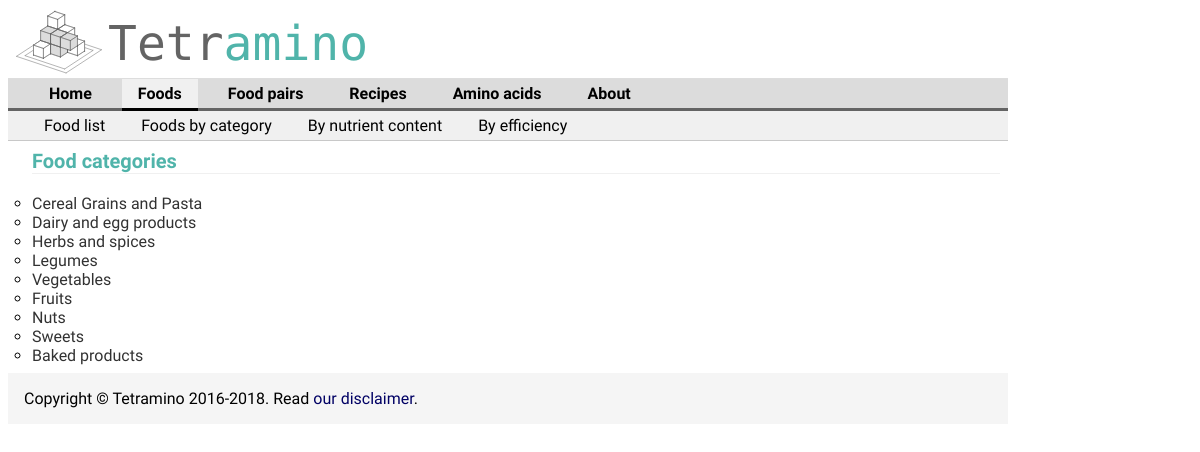
Screenshot of /food-categories/ with the database file from the repository.
### aminoApp/models.py (models this page shows, shortened)
class FoodCategory(models.Model):
    cat_dbid = models.IntegerField(null=True)
    name = models.CharField(max_length=200)
    address_name = models.CharField(max_length=80,null=True)
    description = models.TextField(null=True, blank=True)

### aminoApp/views.py (the view)
# urls.py: url(r'^food-categories/', views.listFoodCategories, name='foodCats'),
def listFoodCategories(request):
    foodCats = FoodCategory.objects.all()
    context = {'foodCats': foodCats}
    return render(request, 'aminoApp/listFoodCategories.html', context)

### aminoApp/templates/aminoApp/listFoodCategories.html (shortened to what this page needs)
{% extends "aminoApp/baseFoods.html" %}
{% block content %}
<h1>
   Food categories
</h1>
{% if foodCats %}
    <ul>
    {% for cat in foodCats %}
        <li><a href="/food-category_{{cat.address_name}}/">{{ cat.name }}</a></li>
    {% endfor %}
    </ul>
{% else %}
    <p>No categories are available.</p>
{% endif %}
{% endblock %}

### aminoApp/static/aminoApp/yellowBungeeStyle.css (style rules this page uses)
ul { list-style-type: circle; padding: 0; margin: 0; }
#content ul { list-style-type: circle; padding: 0; margin: 0; }
body { font-family: "Raleway", serif; }
a:link { text-decoration: none; color: rgb(0,0,100); }
li a:link { color: rgb(50,50,50); }
h1 { margin-bottom: 1em; margin-top: 0; margin-left: 0em; font-family: 'Raleway', serif; font-size: 20px; text-align: left; color: rgb(80,180,170); border-bottom: solid 1px rgb(240,240,240); }

### rows the page displays
FoodCategory: name "Cereal Grains and Pasta"
FoodCategory: name "Dairy and egg products"
FoodCategory: name "Herbs and spices"
FoodCategory: name "Legumes"
FoodCategory: name "Vegetables"
FoodCategory: name "Fruits"
FoodCategory: name "Nuts"
FoodCategory: name "Sweets"
FoodCategory: name "Baked products"
